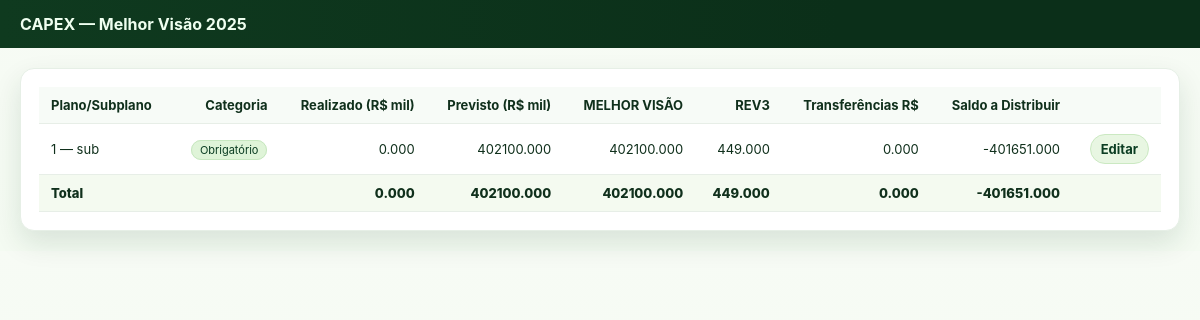
/capex/, run on the app's committed database.
### recipes/models.py (models this page shows, shortened)
class Plan(models.Model):
    code = models.CharField(max_length=50)              # ex.: 1.1.2
    name = models.CharField(max_length=255)             # ex.: Linhas de Transmissão
    categoria = models.CharField(max_length=3, choices=CATEGORIA, blank=True)
    parent = models.ForeignKey('self', null=True, blank=True, on_delete=models.CASCADE, related_name='children')
    rev3_meta = models.DecimalField(max_digits=16, decimal_places=3, default=Decimal("0.000"))  # R$ mil
    responsavel = models.CharField(max_length=255, blank=True)
    class Meta:
        unique_together = ("parent", "code")
        ordering = ["code"]

### recipes/views.py (the view)
# urls.py: path("capex/",views.capex, name="capex"),
def capex(request, year=2025):
    subplanos = (Plan.objects.filter(parent__isnull=False)
                 .select_related("parent")
                 .prefetch_related("mensal", "transferencias"))
    linhas = []
    for p in subplanos:
        r = _resumo_plan(p, year)
        linhas.append({"plan": p, **r})
    total = {
        "realizado": sum(l["realizado"] for l in linhas),
        "previsto": sum(l["previsto"] for l in linhas),
        "melhor_visao": sum(l["melhor_visao"] for l in linhas),
        "rev3": sum(l["plan"].rev3_meta for l in linhas),
        "transferencia": sum(l["transferencia"] for l in linhas),
    }
    total["saldo"] = total["rev3"] - total["melhor_visao"] + total["transferencia"]
    return render(request, "recipes/capex_overview.html", {
        "linhas": linhas, "total": total, "year": year
    })

### recipes/views.py (called while the page is built)
def _resumo_plan(plan: Plan, year: int):
    qs = plan.mensal.filter(year=year)
    realizado = qs.aggregate(t=Sum("realizado"))["t"] or Decimal("0")
    previsto  = qs.aggregate(t=Sum("previsto"))["t"]  or Decimal("0")
    melhor_visao = realizado + previsto
    transf = (plan.transferencias.filter(year=year)
              .aggregate(t=Sum("valor"))["t"] or Decimal("0"))
    saldo = plan.rev3_meta - melhor_visao + transf
    return {
        "realizado": realizado, "previsto": previsto,
        "melhor_visao": melhor_visao, "rev3": plan.rev3_meta,
        "transferencia": transf, "saldo": saldo,
    }

### recipes/templates/recipes/capex_overview.html (shortened to what this page needs)
{% load static %}
<!doctype html>
<html lang="pt-BR">
<head>
</head>
<body>
<header class="topbar">
  <strong>CAPEX — Melhor Visão {{ year }}</strong>
</header>
<main class="wrap">
  <section class="board">
    <table>
      <thead>
        <tr>
          <th>Plano/Subplano</th>
          <th>Categoria</th>
          <th>Realizado (R$ mil)</th>
          <th>Previsto (R$ mil)</th>
          <th>MELHOR VISÃO</th>
          <th>REV3</th>
          <th>Transferências R$</th>
          <th>Saldo a Distribuir</th>
          <th></th>
        </tr>
      </thead>
      <tbody>
        {% for l in linhas %}
        <tr>
          <td>{{ l.plan.code }} — {{ l.plan.name }}</td>
          <td><span class="badge">{{ l.plan.get_categoria_display }}</span></td>
          <td>{{ l.realizado|floatformat:3 }}</td>
          <td>{{ l.previsto|floatformat:3 }}</td>
          <td>{{ l.melhor_visao|floatformat:3 }}</td>
          <td>{{ l.rev3|floatformat:3 }}</td>
          <td>{{ l.transferencia|floatformat:3 }}</td>
          <td>{{ l.saldo|floatformat:3 }}</td>
          <td><a class="cta" href="{% url 'capex_editar' l.plan.id %}">Editar</a></td>
        </tr>
        {% empty %}
        <tr><td colspan="9">Sem planos cadastrados.</td></tr>
        {% endfor %}
      </tbody>
      <tfoot>
        <tr>
          <td colspan="2">Total</td>
          <td>{{ total.realizado|floatformat:3 }}</td>
          <td>{{ total.previsto|floatformat:3 }}</td>
          <td>{{ total.melhor_visao|floatformat:3 }}</td>
          <td>{{ total.rev3|floatformat:3 }}</td>
          <td>{{ total.transferencia|floatformat:3 }}</td>
          <td>{{ total.saldo|floatformat:3 }}</td>
          <td></td>
        </tr>
      </tfoot>
    </table>
  </section>
</main>
</body>
</html>

### recipes/templates/recipes/capex_overview.html (style rules this page uses)
:root { --neo-green:#7AC143; --neo-lime:#B5D334; --neo-deep:#0F3A1F; --bg:#F4FBF2; --surface:#fff; --muted:#5E6E62; --r:12px; }
body { margin:0;font-family:Inter,system-ui,Arial;background:linear-gradient(#F7FBF5,var(--bg));color:#10301C }
.topbar { position:sticky;top:0;background:linear-gradient(90deg,var(--neo-deep),#0B2F19 70%);color:#EFFFF0;padding:14px 20px }
.wrap { max-width:1220px;margin:20px auto;padding:0 20px }
.board { background:var(--surface);border:1px solid #e6efe6;border-radius:14px;box-shadow:0 12px 28px rgba(15,58,31,.12);padding:18px }
table { width:100%;border-collapse:separate;border-spacing:0 }
thead th { position:sticky;top:0;background:#f7fbf7 }
th,td { padding:10px 12px;border-bottom:1px solid #e7eee7;font-size:13px;text-align:right }
th:first-child,td:first-child { text-align:left }
.badge { font-size:11px;padding:2px 8px;border-radius:999px;background:#DFF4D8;border:1px solid #C7E7C0;color:#0B3D22 }
.cta { display:inline-block;padding:6px 10px;border-radius:999px;background:#E8F6E2;border:1px solid #CBE9C2;color:#0B3D22;text-decoration:none;font-weight:700 }
tfoot td { font-weight:800;background:#f4faf0 }

### data on the page
Plan: plan.code "1", plan.name "sub", plan.categoria "Obrigatório", realizado "0.000", previsto "402100.000", melhor_visao "402100.000", rev3 "449.000", transferencia "0.000", saldo "-401651.000"

### other printed values
{{ year }} "2025"
{{ total.realizado|floatformat:3 }} "0.000"
{{ total.previsto|floatformat:3 }} "402100.000"
{{ total.melhor_visao|floatformat:3 }} "402100.000"
{{ total.rev3|floatformat:3 }} "449.000"
{{ total.transferencia|floatformat:3 }} "0.000"
{{ total.saldo|floatformat:3 }} "-401651.000"
